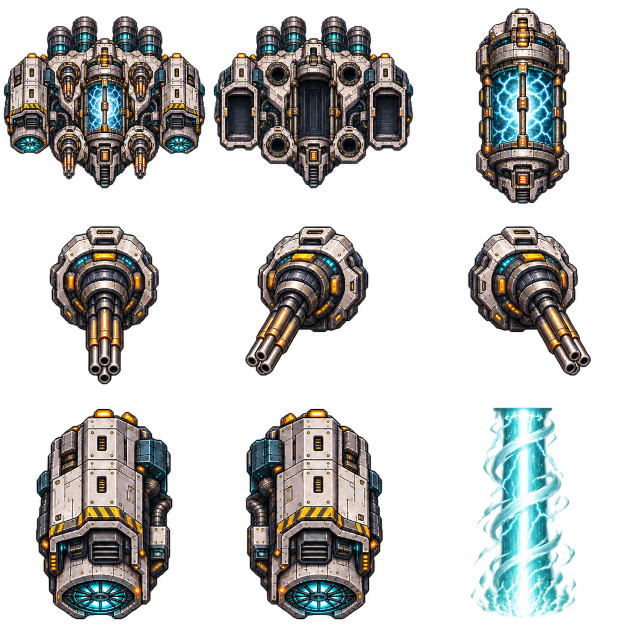
#> input picture _BUILD_SOURCE/thunderhead_modular_1104/thunderhead-modular-generated.png, 1254 x 1254 px (shown at 1/2 size); the run also reads 1 picture not shown here
$ python build_modular.py
#> lines starting #> are read from the running program, lines starting #| are printed output that depends on the picture; after the words box and inside, x2 and y2 are one past the last pixel; in counts of white or black regions, pixels touching at a corner belong together
"""Thunderhead: generated disjoint modules, authored reactor/aura and wind beams.
Fixed world-size cells. No runtime image transforms, alpha synthesis or readbacks.
"""
from pathlib import Path
from PIL import Image,ImageFilter,ImageDraw
import numpy as np,json,math,hashlib
W=Path(__file__).resolve().parent;R=Path(r'C:/Users/Mike/Desktop/Github Coding/BulletsOfFury')
A=W/'authored';F=A/'frames';F.mkdir(parents=True,exist_ok=True)
O=R/'assets/game/levels/stage_06/boss/thunderhead_modular_1104';O.mkdir(parents=True,exist_ok=True)
sheet=Image.open(W/'thunderhead-modular-generated.png').convert('RGBA')
#> sheet is the input picture: PIL image 1254x1254 RGBA; mean R, G, B, A 42.9, 45, 43.3, 97.5
meta={'version':'1104','banks':{},'masks':{},'pages':{},'sources':{},'model':{},'owner':'_BUILD_SOURCE/thunderhead_modular_1104/build_modular.py'};bits=bytearray()
def clean(im,cut=100):
#> called with cut = 100
 a=np.array(im);a[a[:,:,3]<cut]=0;return Image.fromarray(a)
#> after `a[a[:, :, 3] < cut] = 0`:
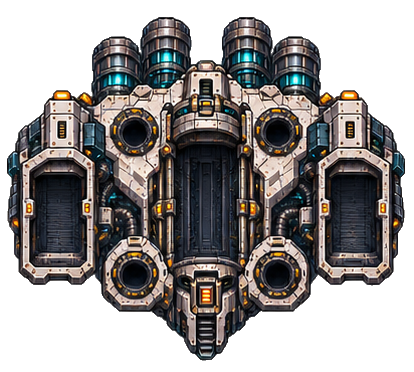
#> a: shape (372, 414, 4); mean R, G, B, A 52.7, 49.4, 48.4, 151.9; transparent parts drawn white
def crop(box):return clean(sheet.crop(box))
def normalized(im,size,scale,anchor):
#> called with size = (576, 576), scale = 1.3, anchor = (206, 194)
 out=Image.new('RGBA',size);im=im.resize((round(im.width*scale),round(im.height*scale)),Image.Resampling.NEAREST)
#> after `out = Image.new('RGBA', size)`: out: PIL image 576x576 RGBA; every value is 0
 out.alpha_composite(im,(round(size[0]/2-anchor[0]*scale),round(size[1]/2-anchor[1]*scale)));return out
def white(im):
 out=Image.new('RGBA',im.size,'white');out.putalpha(im.getchannel('A'));return out
def wreck(im):
 a=np.array(im);v=a[:,:,:3].max(2).astype(float);a[:,:,:3]=np.stack([v*.15,v*.19,v*.22],2).astype('uint8');return Image.fromarray(a)
def glow(im,level,phase,core=False):
 a=np.array(im);v=a[:,:,:3].astype(float);yy,xx=np.mgrid[:im.height,:im.width]
 energy=(v[:,:,1]>v[:,:,0]*1.18)&(v[:,:,2]>v[:,:,0]*1.12)&(a[:,:,3]>80)
 pulse=(1+np.sin(yy*.13+xx*.07-phase*math.pi/4))/2
 strength=(.07+level*.15)*( .4+.6*pulse)
 v[energy]=np.clip(v[energy]*(1+strength[energy,None])+np.array([12,22,24])*level,0,255)
 # Material-authored storm light travels across the chrome as well as the
 # reactor glass. Dark ribbing stays readable; original alpha is unchanged.
 lum=v.max(2);band=((pulse>.58)*.7+(pulse>.82)*.3)*level/3
 v=np.clip(v+lum[:,:,None]*band[:,:,None]*np.array([.025,.15,.22]),0,255)
 a[:,:,:3]=v.astype('uint8');return Image.fromarray(a)
def aura(im):
 frames=[];alpha=im.getchannel('A');base=np.array(alpha)
 for level in range(4):
  for phase in range(4):
   step=[0,.45,1,.45][phase];radius=2+level*2+round(step*(level+1));outer=np.array(alpha.filter(ImageFilter.MaxFilter(radius*2+1)))
   edge=np.maximum(0,outer.astype('int16')-base.astype('int16')).astype('uint8')
   a=np.zeros((im.height,im.width,4),dtype='uint8');a[:,:,:3]=[55+level*24,185+level*16,210+level*15];a[:,:,3]=(edge*(.2+level*.17+step*.18)).clip(0,255).astype('uint8')
   # Hot inner rim uses source shape rather than a rectangle or a round bubble.
   inner=np.maximum(0,base.astype('int16')-np.array(alpha.filter(ImageFilter.MinFilter(3))).astype('int16')).astype('uint8')
   a[:,:,3]=np.maximum(a[:,:,3],(inner*(.16+level*.15+step*.15)).clip(0,255).astype('uint8'));frames.append(Image.fromarray(a))
 return frames
def bank(name,frames,fps=16,pivot=None,mask=False):
 cw,ch=frames[0].size;assert cw%2==ch%2==0 and all(f.size==(cw,ch)for f in frames)
 cols=max(1,min(8,1536//cw));per=cols*max(1,1536//ch);cells=[]
 for start in range(0,len(frames),per):
  part=frames[start:start+per];page=Image.new('RGBA',(cols*cw,math.ceil(len(part)/cols)*ch));key='tm115_'+name+'_'+str(start//per)
  for i,im in enumerate(part):page.alpha_composite(im,(i%cols*cw,i//cols*ch));cells.append([key,i%cols*cw,i//cols*ch])
  p=O/(name+'_'+str(start//per)+'.png');page.save(p,optimize=True);meta['pages'][key]={'path':p.relative_to(R).as_posix(),'sha256':hashlib.sha256(p.read_bytes()).hexdigest(),'size':page.size}
 meta['banks'][name]={'cw':cw,'ch':ch,'frames':len(frames),'fps':fps,'pivot':pivot or[cw/2,ch/2],'cells':cells}
 d=F/name;d.mkdir(exist_ok=True)
 for i,im in enumerate(frames):im.save(d/(f'{i:03}.png'))
 if mask:
  cells=[]
  for im in frames:
   a=np.array(im)[:,:,3]>80;yy,xx=np.where(a);x0,y0,x1,y1=int(xx.min()),int(yy.min()),int(xx.max()+1),int(yy.max()+1);offset=len(bits);raw=np.packbits(a[y0:y1,x0:x1].ravel(),bitorder='little');bits.extend(raw.tobytes());cells.append([x0,y0,x1-x0,y1-y0,offset])
  meta['masks'][name]=cells

# Measured standalone generated regions; the second/third row intrude across
# the requested grid gutters, so true source rectangles preserve the pod caps.
hull=crop((421,16,835,388));hull=normalized(hull,(576,576),1.3,(209-421+418,210-16))
# Reactors detach at their collar seams; top crown/nose remain hull structure.
core=crop((946,90,1138,333));core=normalized(core,(192,224),.72,(1045-946,212-90))
#> call 2 of clean, with cut = 100
#> in clean (call 2), `a[a[:, :, 3] < cut] = 0`:
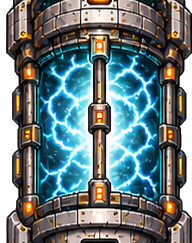
#> a: shape (243, 192, 4); mean R, G, B, A 82.8, 100, 102, 228.9; transparent parts drawn white
#> in normalized (call 2), `out = Image.new('RGBA', size)`: out: PIL image 192x224 RGBA; every value is 0
gun_specs=[((94,442,325,780),(210,556),(210,756)),((480,440,737,780),(627,550),(552,743)),((939,442,1198,785),(1045,556),(1120,751))]
guns=[];recoil=[];bores=[]
for box,root,bore in gun_specs:
 im=crop(box);anchor=(root[0]-box[0],root[1]-box[1]);guns.append(normalized(im,(192,192),.28,anchor));recoil.append(normalized(im,(192,192),.28,(anchor[0],anchor[1]+8)));bores.append([round((bore[0]-root[0])*.28,2),round((bore[1]-root[1])*.28,2)])
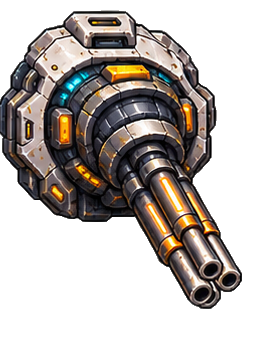
#> im: PIL image 259x343 RGBA; mean R, G, B, A 49.8, 43.8, 39.8, 119.2; transparent parts drawn white
#> after the loop, bores = [[0, 56], [-21, 54.04], [21, 54.6]]; guns = 3 items; recoil = 3 items
pods=[];podbores=[]
for box,root,bore in [((54,801,358,1245),(211,1018),(211,1194)),((476,801,784,1245),(626,1018),(626,1194))]:
 im=crop(box);pods.append(normalized(im,(192,288),.53,(root[0]-box[0],root[1]-box[1])));podbores.append([round((bore[0]-root[0])*.53,2),round((bore[1]-root[1])*.53,2)])
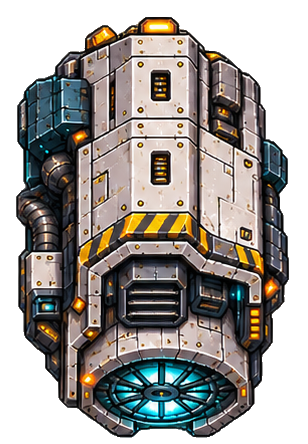
#> im: PIL image 308x444 RGBA; mean R, G, B, A 76.2, 72.5, 68.5, 171.3; transparent parts drawn white
#> after the loop, podbores = [[0, 93.28], [0, 93.28]]; pods = 2 items
bank('hull',[glow(hull,l,p*2)for l in range(4)for p in range(4)],mask=True);bank('hull_aura',aura(hull));bank('core',[glow(core,l,p,True)for l in range(4)for p in range(8)],mask=True);bank('core_hit',[white(core)]);bank('core_aura',aura(core));bank('core_wreck',[wreck(core)])
#> in glow, `energy=(v[:,:,1]>v[:,:,0]*1.18)&(v[:,:,2]>v[:,:,0]*1.12)&(a[:,:,3]>80)`:
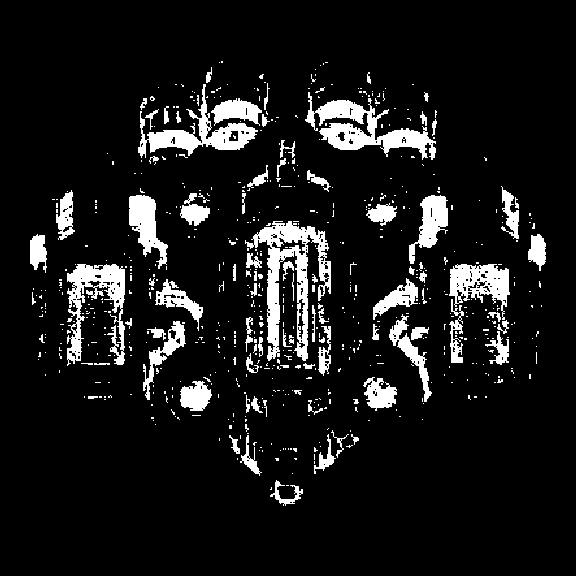
#> energy: shape (576, 576) bool; 9.6% white; 641 white regions (550 under 20 px), largest, box (x1, y1, x2, y2) and area: (245, 221, 331, 361) 3946, (305, 92, 436, 160) 3126, (67, 264, 125, 366) 2540
#> in glow, `v[energy]=np.clip(v[energy]*(1+strength[energy,None])+np.array([12,22,..`: v: shape (576, 576, 3) float64; mean R, G, B 41.5, 39, 38.3
#> in glow, `a[:, :, :3] = v.astype('uint8')`: a: shape (576, 576, 4); mean R, G, B, A 41.5, 39, 38.2, 119.3
#> in glow (call 2), `v[energy]=np.clip(v[energy]*(1+strength[energy,None])+np.array([12,22,..`: v: shape (576, 576, 3) float64; mean R, G, B 41.5, 39, 38.3
#> in glow (call 2), `a[:, :, :3] = v.astype('uint8')`: a: shape (576, 576, 4); mean R, G, B, A 41.5, 39, 38.2, 119.3
#> in glow (call 3), `v[energy]=np.clip(v[energy]*(1+strength[energy,None])+np.array([12,22,..`: v: shape (576, 576, 3) float64; mean R, G, B 41.5, 39, 38.3
#> in glow (call 3), `a[:, :, :3] = v.astype('uint8')`: a: shape (576, 576, 4); mean R, G, B, A 41.5, 39, 38.2, 119.3
#> in glow (call 4), `v[energy]=np.clip(v[energy]*(1+strength[energy,None])+np.array([12,22,..`: v: shape (576, 576, 3) float64; mean R, G, B 41.5, 39, 38.3
#> in glow (call 4), `a[:, :, :3] = v.astype('uint8')`: a: shape (576, 576, 4); mean R, G, B, A 41.5, 39, 38.2, 119.3
#> in glow (call 5), `v[energy]=np.clip(v[energy]*(1+strength[energy,None])+np.array([12,22,..`: v: shape (576, 576, 3) float64; mean R, G, B 42.9, 41.5, 41
#> in glow (call 5), `a[:, :, :3] = v.astype('uint8')`:
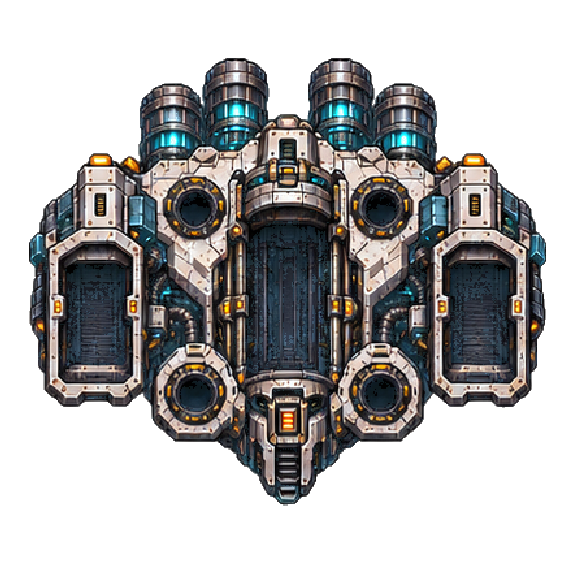
#> a: shape (576, 576, 4); mean R, G, B, A 42.9, 42.2, 42.2, 119.3; transparent parts drawn white
#> in glow (call 8), `v[energy]=np.clip(v[energy]*(1+strength[energy,None])+np.array([12,22,..`:
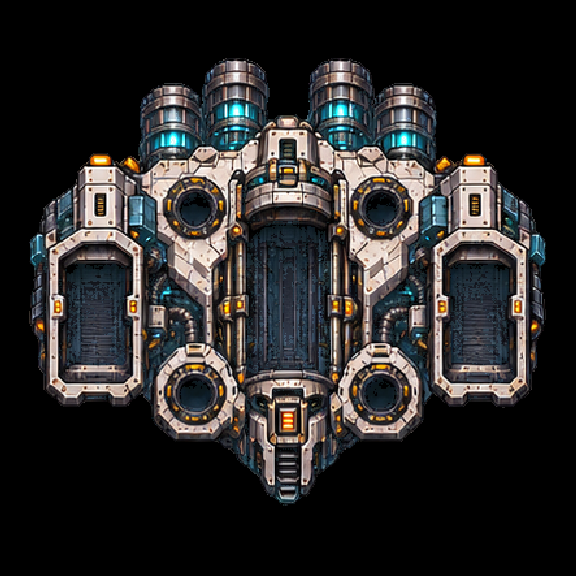
#> v: shape (576, 576, 3) float64; mean R, G, B 42.9, 41.5, 41
#> in bank, `cw, ch = frames[0].size`: cw = 576
#> in bank, `cols = max(1, min(8, 1536 // cw))`: cols = 2
#> in bank, `per = cols * max(1, 1536 // ch)`: per = 4
#> the loop in bank, `for start in range(0,len(frames),per):` made 4 passes
#> (start, key) on passes 2 to 4: (4, 'tm115_hull_1'), (8, 'tm115_hull_2'), (12, 'tm115_hull_3')
#> key on pass 1: 'tm115_hull_0'
#> after the loop in bank, `for start in range(0,len(frames),per):`: cells = 16 items, first 6: ['tm115_hull_0', 0, 0], ['tm115_hull_0', 576, 0], ['tm115_hull_0', 0, 576], ['tm115_hull_0', 576, 576], ['tm115_hull_1', 0, 0], ['tm115_hull_1', 576, 0]; meta = 7 items
#> the loop in bank, `for i,im in enumerate(frames):im.save(d/(f'{i:03}.png'))` made 16 passes
#> the loop in bank, `for im in frames:` made 16 passes
#> offset on passes 1 to 12: 0, 28952, 57904, 86856, 115808, 144760, 173712, 202664, 231616, 260568, 289520, 318472
#> after the loop in bank, `for im in frames:`: cells = 16 items, first 6: [29, 58, 517, 448, 0], [29, 58, 517, 448, 28952], [29, 58, 517, 448, 57904], [29, 58, 517, 448, 86856], [29, 58, 517, 448, 115808], [29, 58, 517, 448, 144760]
#> after the loop in aura, `for level in range(4):`: frames = 16 items
#> the loop in bank (call 2), `for start in range(0,len(frames),per):` made 4 passes
#> the loop in bank (call 2), `for i,im in enumerate(frames):im.save(d/(f'{i:03}.png'))` made 16 passes
gunframes=guns+recoil
#> gunframes = 6 items
bank('gun',gunframes+[glow(f,l,p*2)for l in range(1,4)for p in range(4)for f in gunframes],mask=True);bank('gun_hit',[white(f)for f in gunframes]);bank('gun_wreck',[wreck(f)for f in guns]);bank('gun_aura',aura(guns[0]))
for i,p in enumerate(pods):
 bank('pod'+str(i),[glow(p,l,phase)for l in range(4)for phase in range(8)],mask=True);bank('pod'+str(i)+'_hit',[white(p)]);bank('pod'+str(i)+'_wreck',[wreck(p)]);bank('pod'+str(i)+'_aura',aura(p))
#> this loop made 2 passes

# One crop and proportional scale for the entire generated16frame beam loop.
raw=Image.open(W/'wind-beam-generated.png').convert('RGBA');beam=[]
for i in range(16):
 cell=raw.crop((i%4*256,i//4*384,i%4*256+256,i//4*384+384));a=np.array(cell);a[a[:,:,3]<24]=0;cell=Image.fromarray(a).crop((28,20,232,375));cell=cell.resize((round(cell.width*1.3),round(cell.height*1.3)),Image.Resampling.NEAREST)
 out=Image.new('RGBA',(288,512));out.alpha_composite(cell,((288-cell.width)//2,0));beam.append(out)
#> after the loop, beam = 16 items
start=[];end=[]
for i in range(6):
 im=beam[i].copy();a=np.array(im);height=round((i+1)/6*512);a[height:]=0;a[:,:,3]=(a[:,:,3]*min(1,(i+1)/4)).astype('uint8');start.append(Image.fromarray(a))
 im=beam[(i+8)%16].copy();a=np.array(im);a[:,:,3]=(a[:,:,3]*(5-i)/6).astype('uint8');end.append(Image.fromarray(a))
#> after the loop, end = 6 items; start = 6 items
bank('wind_beam',start+beam+end,24,[144,0])

def P(x,y):return[round(288+(x-209)*1.3,2),round(288+(y-210)*1.3,2)]
meta['model']={'cell':576,'world':576,'core':P(209,215),'coreBox':[112,160],
 'guns':[{'mount':P(x,y),'bore':bores[0],'recoilOffset':-2.24,'size':192,'hitBox':[70,100]}for x,y in [(135,147),(282,147),(135,289),(282,289)]],
 'pressures':[{'mount':P(x,198),'bore':podbores[i],'size':192,'hitBox':[130,224]}for i,x in enumerate([55,363])],
 'engines':[P(x,44)for x in[99,164,267,328]],'bodyBox':[560,470], 'turretBores':bores,'sourceHullPivot':[209,210]}
mask=O/'opaque_masks.bin';mask.write_bytes(bits);meta['maskPath']=mask.relative_to(R).as_posix();meta['maskBytes']=len(bits)
for n in ['thunderhead-modular-generated.png','wind-beam-generated.png']:meta['sources'][n]=hashlib.sha256((W/n).read_bytes()).hexdigest()
#> after the loop, meta = 9 items
(O/'manifest.json').write_text(json.dumps(meta,indent=2));(A/'manifest.json').write_text(json.dumps(meta,indent=2));(R/'assets/thunderhead_modular_art_1104.js').write_text('"use strict";\nconst TM115_ART='+json.dumps(meta,separators=(',',':'))+';\n')
lua='local root=app.params.root\nlocal banks={'+','.join('{name="'+n+'",n='+str(b['frames'])+',fps='+str(b['fps'])+'}'for n,b in meta['banks'].items())+'}\n'
lua+='for _,b in ipairs(banks)do local first=Image{fromFile=root.."/frames/"..b.name.."/000.png"};local s=Sprite(first.width,first.height,ColorMode.RGB);s.layers[1].name=b.name.." / fixed native cells";for i=0,b.n-1 do if i>0 then s:newEmptyFrame(i+1)end;local im=Image{fromFile=root.."/frames/"..b.name.."/"..string.format("%03d",i)..".png"};s:newCel(s.layers[1],i+1,im,Point(0,0));s.frames[i+1].duration=1/b.fps end;s:saveAs(root.."/"..b.name..".aseprite");s:close()end\n'
(A/'author.lua').write_text(lua)
# Review the real assembled module kit at runtime scale before installation.
unit=hull.copy()
def place(im,at):unit.alpha_composite(im,(round(at[0]-im.width/2),round(at[1]-im.height/2)))
place(core,meta['model']['core'])
for p in meta['model']['pressures']:place(pods[meta['model']['pressures'].index(p)],p['mount'])
#> this loop made 2 passes
for p in meta['model']['guns']:place(guns[0],p['mount'])
#> this loop made 4 passes
unit.save(A/'assembled.png');contact=Image.new('RGB',(1152,768),'#152531');contact.paste(unit,(0,0),unit)
for i,im in enumerate([core,guns[0],pods[0],pods[1]]):contact.paste(im,(576+(i%2)*250,i//2*300),im)
contact.save(A/'contact.jpg',quality=95)
print('Built',len(meta['banks']),'banks;',sum(b['frames']for b in meta['banks'].values()),'frames;',round(sum(p.stat().st_size for p in O.glob('*.png'))/1048576,2),'MB;',len(bits),'collision bytes')
#| Built 19 banks; 313 frames; 4.21 MB; 869760 collision bytes
